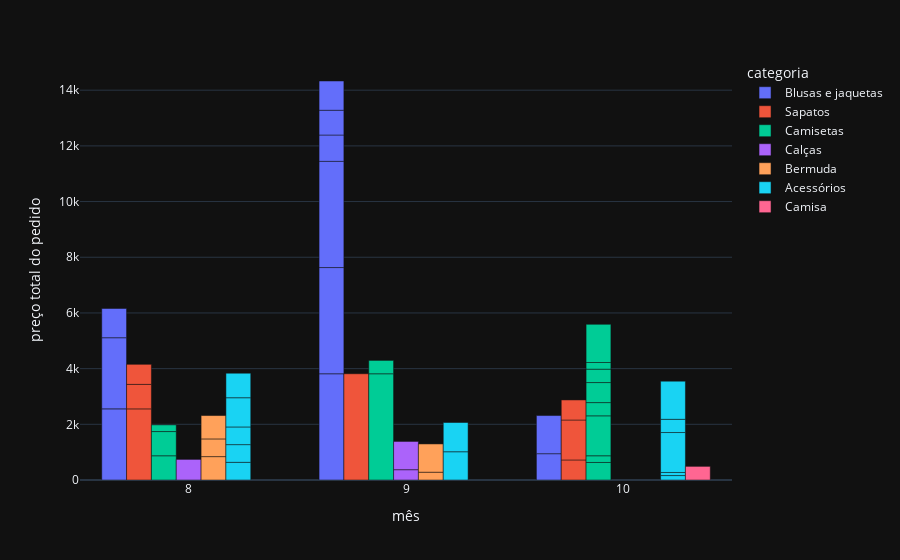

Notebook code cell kept with this figure:
### Code cell
px.bar(data_frame=dados_faturados,
       x='mês',
       y='preço total do pedido',
       color='categoria',
       barmode='group',
       template='plotly_dark')

### Figure 1 — Plotly figure (JSON) as saved in the notebook; plotly's stock layout.template omitted (floating-point values rounded to 4 significant figures)
{"data": [{"alignmentgroup": "True", "hovertemplate": "categoria=Blusas e jaquetas<br>mês=%{x}<br>preço total do pedido=%{y}<extra></extra>", "legendgroup": "Blusas e jaquetas", "marker": {"color": "#636efa", "pattern": {"shape": ""}}, "name": "Blusas e jaquetas", "offsetgroup": "Blusas e jaquetas", "orientation": "v", "showlegend": true, "textposition": "auto", "type": "bar", "x": [8, 8, 8, 9, 9, 9, 9, 9, 9, 10, 10], "xaxis": "x", "y": [2555, 2555, 1050, 3815, 3815, 3815, 945, 890, 1050, 945, 1370], "yaxis": "y"}, {"alignmentgroup": "True", "hovertemplate": "categoria=Sapatos<br>mês=%{x}<br>preço total do pedido=%{y}<extra></extra>", "legendgroup": "Sapatos", "marker": {"color": "#EF553B", "pattern": {"shape": ""}}, "name": "Sapatos", "offsetgroup": "Sapatos", "orientation": "v", "showlegend": true, "textposition": "auto", "type": "bar", "x": [8, 8, 8, 9, 10, 10, 10], "xaxis": "x", "y": [2555, 880, 720, 3815, 720, 1435, 720], "yaxis": "y"}, {"alignmentgroup": "True", "hovertemplate": "categoria=Camisetas<br>mês=%{x}<br>preço total do pedido=%{y}<extra></extra>", "legendgroup": "Camisetas", "marker": {"color": "#00cc96", "pattern": {"shape": ""}}, "name": "Camisetas", "offsetgroup": "Camisetas", "orientation": "v", "showlegend": true, "textposition": "auto", "type": "bar", "x": [8, 8, 8, 9, 9, 10, 10, 10, 10, 10, 10, 10, 10], "xaxis": "x", "y": [870, 870, 240, 3815, 480, 630, 240, 1435, 475, 720, 480, 240, 1370], "yaxis": "y"}, {"alignmentgroup": "True", "hovertemplate": "categoria=Calças<br>mês=%{x}<br>preço total do pedido=%{y}<extra></extra>", "legendgroup": "Calças", "marker": {"color": "#ab63fa", "pattern": {"shape": ""}}, "name": "Calças", "offsetgroup": "Calças", "orientation": "v", "showlegend": true, "textposition": "auto", "type": "bar", "x": [8, 9, 9], "xaxis": "x", "y": [740, 370, 1015], "yaxis": "y"}, {"alignmentgroup": "True", "hovertemplate": "categoria=Bermuda<br>mês=%{x}<br>preço total do pedido=%{y}<extra></extra>", "legendgroup": "Bermuda", "marker": {"color": "#FFA15A", "pattern": {"shape": ""}}, "name": "Bermuda", "offsetgroup": "Bermuda", "orientation": "v", "showlegend": true, "textposition": "auto", "type": "bar", "x": [8, 8, 8, 9, 9], "xaxis": "x", "y": [840, 635, 840, 280, 1015], "yaxis": "y"}, {"alignmentgroup": "True", "hovertemplate": "categoria=Acessórios<br>mês=%{x}<br>preço total do pedido=%{y}<extra></extra>", "legendgroup": "Acessórios", "marker": {"color": "#19d3f3", "pattern": {"shape": ""}}, "name": "Acessórios", "offsetgroup": "Acessórios", "orientation": "v", "showlegend": true, "textposition": "auto", "type": "bar", "x": [8, 8, 8, 8, 8, 9, 9, 10, 10, 10, 10, 10], "xaxis": "x", "y": [635, 635, 635, 1050, 880, 1015, 1050, 160, 110, 1435, 475, 1370], "yaxis": "y"}, {"alignmentgroup": "True", "hovertemplate": "categoria=Camisa<br>mês=%{x}<br>preço total do pedido=%{y}<extra></extra>", "legendgroup": "Camisa", "marker": {"color": "#FF6692", "pattern": {"shape": ""}}, "name": "Camisa", "offsetgroup": "Camisa", "orientation": "v", "showlegend": true, "textposition": "auto", "type": "bar", "x": [10], "xaxis": "x", "y": [490], "yaxis": "y"}], "layout": {"barmode": "group", "legend": {"title": {"text": "categoria"}, "tracegroupgap": 0}, "margin": {"t": 60}, "xaxis": {"anchor": "y", "domain": [0, 1], "title": {"text": "mês"}}, "yaxis": {"anchor": "x", "domain": [0, 1], "title": {"text": "preço total do pedido"}}}}
